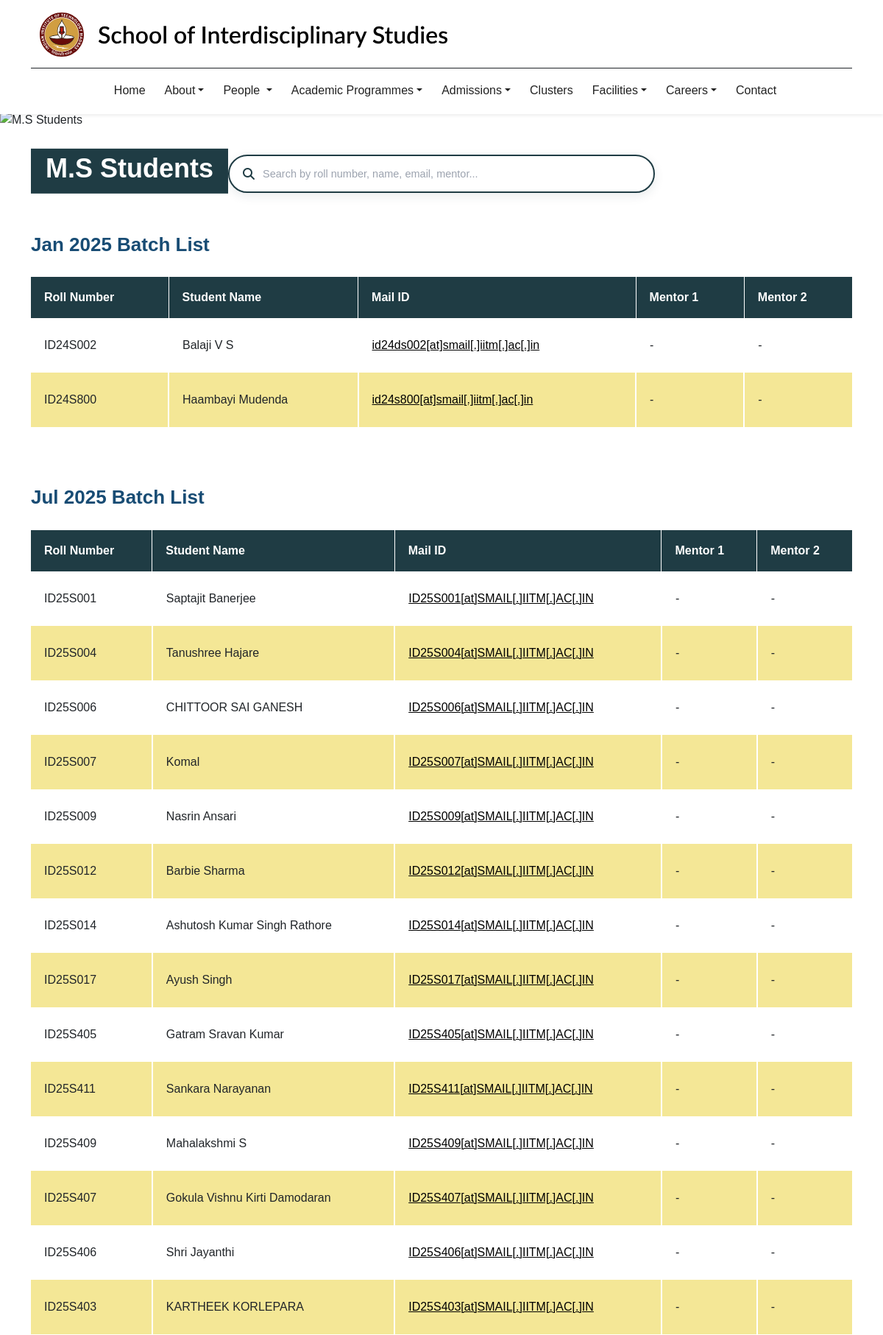
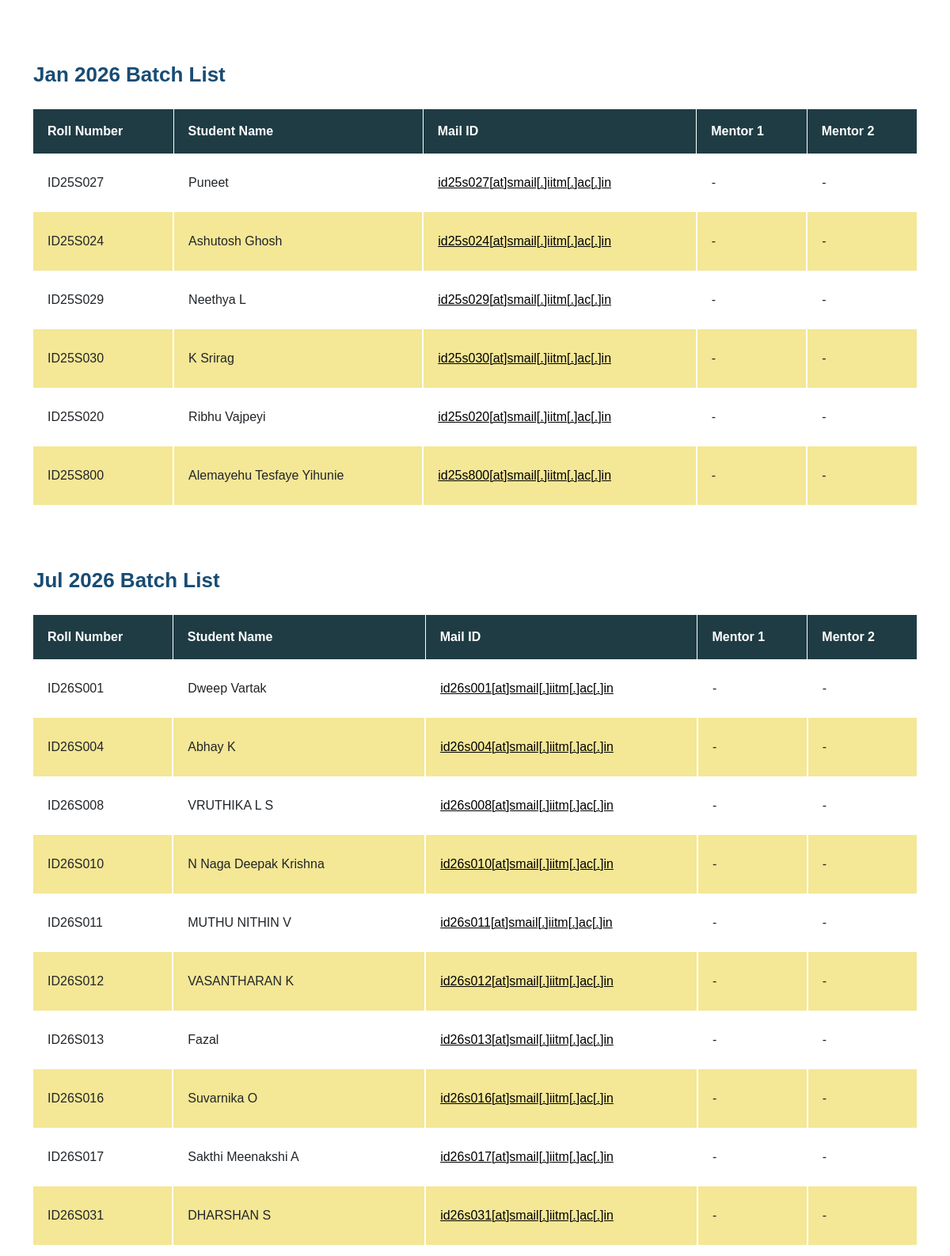
/ms.php (upper part), run on the app's committed database (2 pictures, top to bottom).
### tables this page shows
CREATE TABLE `ms` (
  `id` int UNSIGNED NOT NULL,
  `batch` varchar(100) NOT NULL,
  `roll_number` varchar(30) NOT NULL,
  `student_name` varchar(150) NOT NULL,
  `mail_id` varchar(255) NOT NULL,
  `mentor_1` varchar(150) DEFAULT NULL,
  `mentor_2` varchar(150) DEFAULT NULL
);

### ms.php (the view, shortened to what this page needs)
<?php
include 'header.php';
require_once __DIR__ . '/config.php';
try {
    $sql = "SELECT
                id,
                batch,
                roll_number,
                student_name,
                mail_id,
                mentor_1,
                mentor_2
            FROM ms
            ORDER BY
                id ASC";
    $stmt = $pdo->prepare($sql);
    $stmt->execute();
    $students = $stmt->fetchAll();
    $students_by_batch = [];
    foreach ($students as $student) {
        $batch = trim($student['batch'] ?? '');
        if (!isset($students_by_batch[$batch])) {
            $students_by_batch[$batch] = [];
        }
        $students_by_batch[$batch][] = $student;
    }
    uksort($students_by_batch, function ($a, $b) {
        $dateA = DateTime::createFromFormat('M Y', $a);
        $dateB = DateTime::createFromFormat('M Y', $b);
        if ($dateA && $dateB) {
            return $dateA <=> $dateB;
        }
        return strcasecmp($a, $b);
    });
} catch (PDOException $e) {
    die(
        "Error fetching M.S. student data: " .
        htmlspecialchars(
            $e->getMessage(),
            ENT_QUOTES,
            'UTF-8'
        )
    );
}
?>
<section class="hero">
    <img
        src="images/about-banner.png"
        class="hero-img"
        style="height: auto;"
        alt="M.S Students"
    >
    <div class="container">
        <div class="hero-content about-section">
            <h2>
                M.S Students
            </h2>
        </div>
    </div>
</section>
<div class="container live-search-container">
    <div class="live-search-wrapper">
        <i class="fa-solid fa-magnifying-glass search-icon"></i>
        <input
            type="text"
            id="studentSearchInput"
            class="live-search-input"
            placeholder="Search by roll number, name, email, mentor..."
            autocomplete="off"
            aria-label="Search students"
        >
    </div>
</div>
<?php if (!empty($students_by_batch)): ?>
    <?php foreach ($students_by_batch as $batch => $batch_students): ?>
        <section class="phd-table-section">
            <div class="container">
                <h3 class="clusters-side-heading">
                    <?= htmlspecialchars(
                        $batch,
                        ENT_QUOTES,
                        'UTF-8'
                    ) ?>
                    Batch List
                </h3>
                <div class="table-responsive">
                    <table class="phd-table">
                        <thead>
                            <tr>
                                <th>
                                    <p>
                                        Roll Number
                                    </p>
                                </th>
                                <th>
                                    <p>
                                        Student Name
                                    </p>
                                </th>
                                <th>
                                    <p>
                                        Mail ID
                                    </p>
                                </th>
                                <th>
                                    <p>
                                        Mentor 1
                                    </p>
                                </th>
                                <th>
                                    <p>
                                        Mentor 2
                                    </p>
                                </th>
                            </tr>
                        </thead>
                        <tbody>
                            <?php foreach ($batch_students as $student): ?>
                                <?php
                                $roll_number = htmlspecialchars(
                                    $student['roll_number'] ?? '',
                                    ENT_QUOTES,
                                    'UTF-8'
                                );
                                $student_name = htmlspecialchars(
                                    $student['student_name'] ?? '',
                                    ENT_QUOTES,
                                    'UTF-8'
                                );
                                $mail_id_raw =
                                    trim(
                                        $student['mail_id'] ?? ''
                                    );
                                $mail_id = htmlspecialchars(
                                    $mail_id_raw,
                                    ENT_QUOTES,
                                    'UTF-8'
                                );
                                $mentor_1 = htmlspecialchars(
                                    $student['mentor_1'] ?? '',
                                    ENT_QUOTES,
                                    'UTF-8'
                                );
                                $mentor_2 = htmlspecialchars(
                                    $student['mentor_2'] ?? '',
                                    ENT_QUOTES,
                                    'UTF-8'
                                );
                                $display_email = str_replace(
                                    ['@', '.'],
                                    ['[at]', '[.]'],
                                    $mail_id_raw
                                );
                                ?>
                                <tr>
                                    <td>
                                        <p>
                                            <?= $roll_number ?>
                                        </p>
                                    </td>
                                    <td>
                                        <p>
                                            <?= $student_name ?>
                                        </p>
                                    </td>
                                    <td>
                                        <p>
                                            <?php if (!empty($mail_id_raw)): ?>
                                                <a
                                                    href="mailto:<?= $mail_id ?>"
                                                >
                                                    <?= htmlspecialchars(
                                                        $display_email,
                                                        ENT_QUOTES,
                                                        'UTF-8'
                                                    ) ?>
                                                </a>
                                            <?php else: ?>
                                                -
                                            <?php endif; ?>
                                        </p>
                                    </td>
                                    <td>
                                        <p>
                                            <?php if (!empty($mentor_1)): ?>
                                                <?= $mentor_1 ?>
                                            <?php else: ?>
                                                -
                                            <?php endif; ?>
                                        </p>
                                    </td>
                                    <td>
                                        <p>
                                            <?php if (!empty($mentor_2)): ?>
                                                <?= $mentor_2 ?>
                                            <?php else: ?>
                                                -
                                            <?php endif; ?>
                                        </p>
                                    </td>
                                </tr>
                            <?php endforeach; ?>
                        </tbody>
                    </table>
                </div>
            </div>
        </section>
    <?php endforeach; ?>
<?php endif; ?>
<?php include 'footer.php'; ?>

### style.css (style rules this page uses)
body { font-family: 'Inter', sans-serif; }
.hero { position: relative; margin-top: 150px; }
.hero-img { width: 100%; height: 520px; object-fit: cover; }
.hero-content { position: absolute; top: 40%; transform: translateY(70%); color: #fff; }
.about-section { padding: 40px 0; }
.about-section h2 { color: #000; font-size: 36px; font-weight: 600; font-family: 'Lato', sans-serif; }
.live-search-container { padding: 35px 15px 15px; display: flex; flex-direction: column; align-items: center; justify-content: center; width: 100%; }
.live-search-wrapper { position: relative; width: 100%; max-width: 580px; display: flex; align-items: center; background: #ffffff; border: 2px solid #1F3C44; border-radius: 50px; padding: 6px 18px 6px 45px; box-shadow: 0 4px 14px rgba(31, 60, 68, 0.10); transition: border-color 0.25s ease, box-shadow 0.25s ease; }
.live-search-wrapper .search-icon { position: absolute; left: 18px; color: #1F3C44; font-size: 16px; pointer-events: none; }
.live-search-input { width: 100%; border: none; outline: none; background: transparent; font-size: 15px; color: #1F2937; padding: 7px 8px 7px 0; font-family: inherit; }
.live-search-input::placeholder { color: #9CA3AF; font-size: 14.5px; }

### ms.php (style rules this page uses)
td > p > a { color: #000; }
.phd-table-section { padding: 40px 0; }
.phd-table { width: 100%; border-collapse: collapse; }
.phd-table thead tr { background-color: #1F3C44; }
.phd-table thead th { padding: 16px 18px; border-right: 1px solid #fff; }
.phd-table thead th:last-child { border-right: none; }
.phd-table thead th p { color: #fff; margin: 0; }
.phd-table tbody tr:nth-child(even) { background-color: #F4E796; }
.phd-table tbody td { padding: 25px 18px; border-right: 2px solid #fff; vertical-align: top; }
.phd-table tbody td:last-child { border-right: none; }
.phd-table tbody td p { margin: 0; }
.hero-content { top: 35%; background-color: #1F3C44; padding: 5px 20px; }
.hero-content h2 { color: #fff; }
.clusters-side-heading { font-family: 'Lato', sans-serif; font-size: 26px; color: #184C74; font-weight: 600; padding-bottom: 20px; }

### data on the page
ms: roll_number "ID24S002", student_name "Balaji V S", mail "id24ds002[at]smail[.]iitm[.]ac[.]in"
ms: roll_number "ID24S800", student_name "Haambayi Mudenda", mail "id24s800[at]smail[.]iitm[.]ac[.]in"
ms: roll_number "ID25S001", student_name "Saptajit Banerjee", mail "ID25S001[at]SMAIL[.]IITM[.]AC[.]IN"
ms: roll_number "ID25S004", student_name "Tanushree Hajare", mail "ID25S004[at]SMAIL[.]IITM[.]AC[.]IN"
ms: roll_number "ID25S006", student_name "CHITTOOR SAI GANESH", mail "ID25S006[at]SMAIL[.]IITM[.]AC[.]IN"
ms: roll_number "ID25S007", student_name "Komal", mail "ID25S007[at]SMAIL[.]IITM[.]AC[.]IN"
ms: roll_number "ID25S009", student_name "Nasrin Ansari", mail "ID25S009[at]SMAIL[.]IITM[.]AC[.]IN"
ms: roll_number "ID25S012", student_name "Barbie Sharma", mail "ID25S012[at]SMAIL[.]IITM[.]AC[.]IN"
ms: roll_number "ID25S014", student_name "Ashutosh Kumar Singh Rathore", mail "ID25S014[at]SMAIL[.]IITM[.]AC[.]IN"
ms: roll_number "ID25S017", student_name "Ayush Singh", mail "ID25S017[at]SMAIL[.]IITM[.]AC[.]IN"
ms: roll_number "ID25S405", student_name "Gatram Sravan Kumar", mail "ID25S405[at]SMAIL[.]IITM[.]AC[.]IN"
ms: roll_number "ID25S411", student_name "Sankara Narayanan", mail "ID25S411[at]SMAIL[.]IITM[.]AC[.]IN"
ms: roll_number "ID25S409", student_name "Mahalakshmi S", mail "ID25S409[at]SMAIL[.]IITM[.]AC[.]IN"
ms: roll_number "ID25S407", student_name "Gokula Vishnu Kirti Damodaran", mail "ID25S407[at]SMAIL[.]IITM[.]AC[.]IN"
ms: roll_number "ID25S406", student_name "Shri Jayanthi", mail "ID25S406[at]SMAIL[.]IITM[.]AC[.]IN"
ms: roll_number "ID25S403", student_name "KARTHEEK KORLEPARA", mail "ID25S403[at]SMAIL[.]IITM[.]AC[.]IN"
ms: roll_number "ID25S027", student_name "Puneet", mail "id25s027[at]smail[.]iitm[.]ac[.]in"
ms: roll_number "ID25S024", student_name "Ashutosh Ghosh", mail "id25s024[at]smail[.]iitm[.]ac[.]in"
ms: roll_number "ID25S029", student_name "Neethya L", mail "id25s029[at]smail[.]iitm[.]ac[.]in"
ms: roll_number "ID25S030", student_name "K Srirag", mail "id25s030[at]smail[.]iitm[.]ac[.]in"
ms: roll_number "ID25S020", student_name "Ribhu Vajpeyi", mail "id25s020[at]smail[.]iitm[.]ac[.]in"
ms: roll_number "ID25S800", student_name "Alemayehu Tesfaye Yihunie", mail "id25s800[at]smail[.]iitm[.]ac[.]in"
ms: batch "Jul 2026"
ms: roll_number "ID26S001", student_name "Dweep Vartak", mail "id26s001[at]smail[.]iitm[.]ac[.]in"
ms: roll_number "ID26S004", student_name "Abhay K", mail "id26s004[at]smail[.]iitm[.]ac[.]in"
ms: roll_number "ID26S008", student_name "VRUTHIKA L S", mail "id26s008[at]smail[.]iitm[.]ac[.]in"
ms: roll_number "ID26S010", student_name "N Naga Deepak Krishna", mail "id26s010[at]smail[.]iitm[.]ac[.]in"
ms: roll_number "ID26S011", student_name "MUTHU NITHIN V", mail "id26s011[at]smail[.]iitm[.]ac[.]in"
ms: roll_number "ID26S012", student_name "VASANTHARAN K", mail "id26s012[at]smail[.]iitm[.]ac[.]in"
ms: roll_number "ID26S013", student_name "Fazal", mail "id26s013[at]smail[.]iitm[.]ac[.]in"
ms: roll_number "ID26S016", student_name "Suvarnika O", mail "id26s016[at]smail[.]iitm[.]ac[.]in"
ms: roll_number "ID26S017", student_name "Sakthi Meenakshi A", mail "id26s017[at]smail[.]iitm[.]ac[.]in"
ms: roll_number "ID26S031", student_name "DHARSHAN S", mail "id26s031[at]smail[.]iitm[.]ac[.]in"

### other printed values
$batch "Jan 2025"
$batch "Jul 2025"
$batch "Jan 2026"
